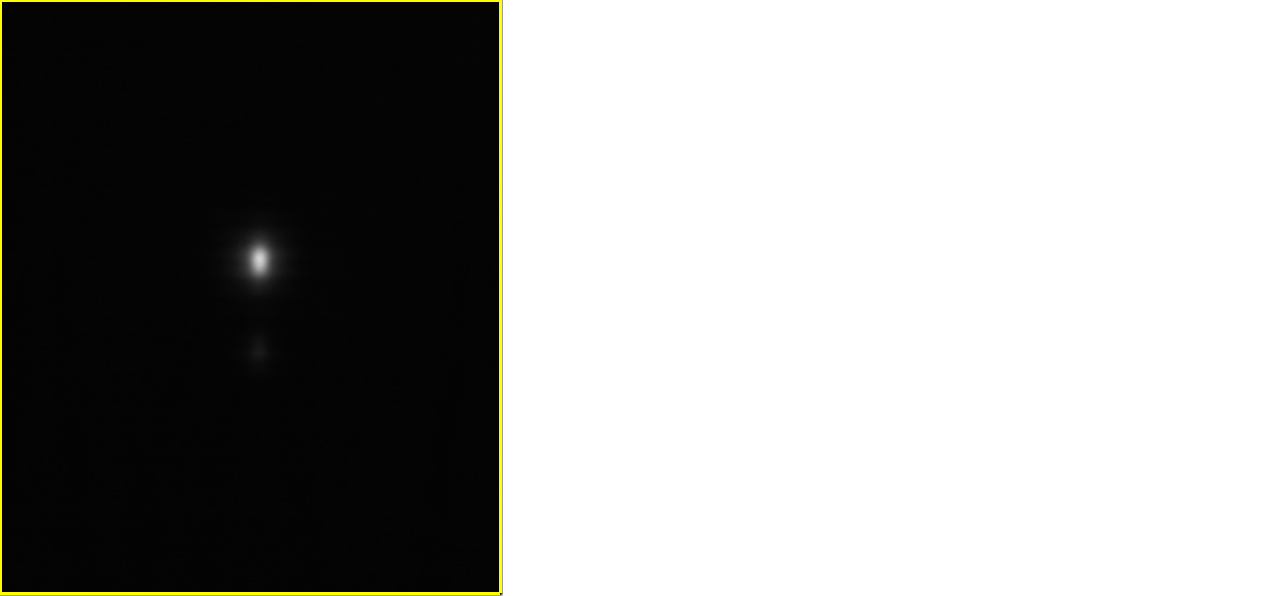
#> input picture Redes Fotónicas/Grupo 10/06-09/imagen 13 h byn.png, 1269 x 596 px, found by its file name; its folder holds 4 pictures in this run
$ jupyter execute --allow-errors tarea3.ipynb
#> lines starting #> are read from the running program, lines starting #| are printed output that depends on the picture
[cell 1]
"""
En este jupyter notebook analizamos imagenes obtenidas del acoplamiento
de dímeros horizontales, verticales y diagonales.
"""

## Integrantes Grupo 10:
- Ignacio Acevedo R.
- Pablo Perez B.

**DFI, Universidad de Chile**

*Física Experimental II, Primavera 2020*

**Profesor:** Rodrigo Vicencio P.

[cell 2]
# importamos los paquetes que ocuparemos para el analisis

import numpy as np
import matplotlib.pyplot as plt
import matplotlib.image as mpimg
import pylab
from scipy.constants import golden


# setting params for plot style
params = {'legend.fontsize': 'x-large',
          'figure.figsize': (7, 7/golden),
         'axes.labelsize': 'x-large',
         'axes.titlesize':'x-large',
         'xtick.labelsize':'x-large',
         'ytick.labelsize':'x-large'}

pylab.rcParams.update(params)

# Prueba de Importacion Imagen en Python

[cell 3]
# definimos el texto asociado al path
text1 = '/mnt/c/Users/ignac/OneDrive - Universidad de Chile/Escritorio/Experimental II/Fisica-Experimental-II/Redes Fotónicas/Grupo 10/06-09/imagen '
text2 = ' h byn.png'
text3 = ' v byn.png'

fotos = np.arange(1, 30)

test = text1 + str(np.random.randint(1, 30)) + text2

img_t = mpimg.imread(test)[140:-180,90:-900, 0]
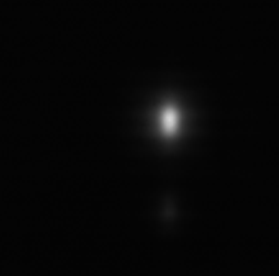
#> img_t: shape (276, 279) float32; min 0.0118, max 0.839, mean 0.0246
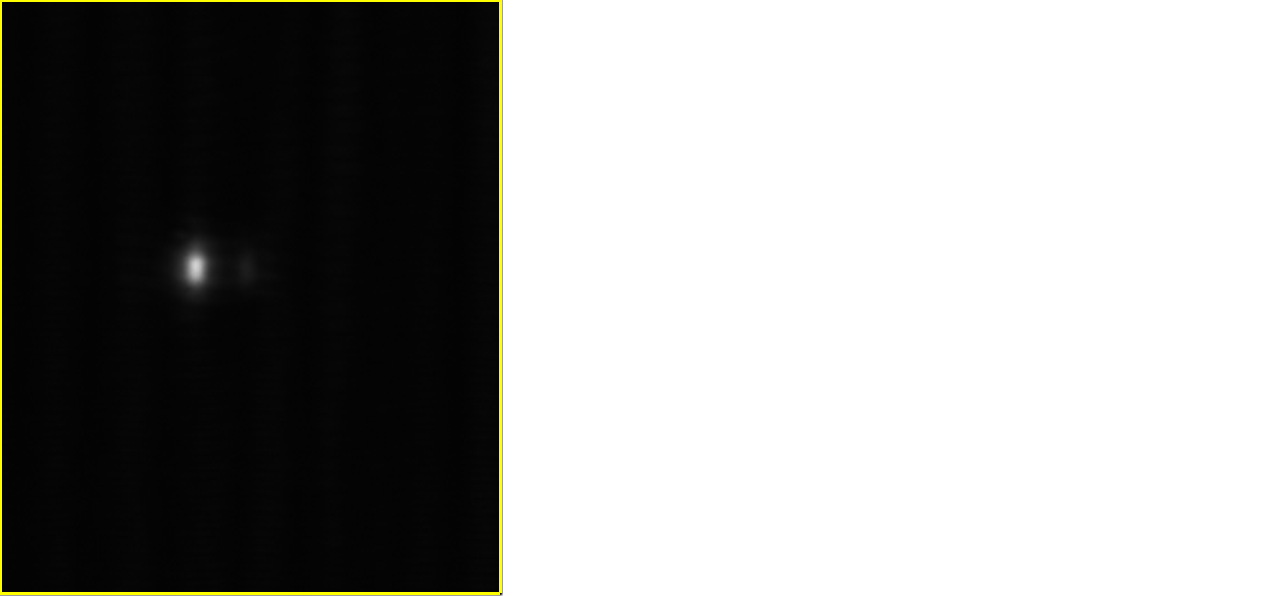
#> input picture Redes Fotónicas/Grupo 10/06-09/imagen 1 h byn.png, 1269 x 596 px, found by its file name

# graficamos
plt.figure(figsize=(15, 7))
plt.imshow(img_t)

# Polarizacion Horizontal

Ploteamos las imagenes obtenidas para la polarización horizontal. La escala corresponde a valores entre 0 y 1, de una imagen BW.

[cell 4]
imagenes_h = []

from scipy import ndimage

cols = 5
fig, axes = plt.subplots(ncols=cols, nrows=6, figsize=(20,25))

#> (the rest of this cell did not finish here and is left out)

## Dímeros Horizontales con Polarizacion Horizontal

Graficamos las potencias asociadas a cada imagen, sumando sobre el eje que muestre los dos perfiles de la señal.

Además obtenemos los maximos de cada dímero, y graficamos el rango que se considera para la obtención del área de la potencia en cada guía.

[cell 5]
potencias_h = []
#> potencias_h = []
area_h = []
peak_h = []

width = 20

# Obtenemos el perfil de las potencias asociadas
#> (the rest of this cell did not finish here and is left out)
